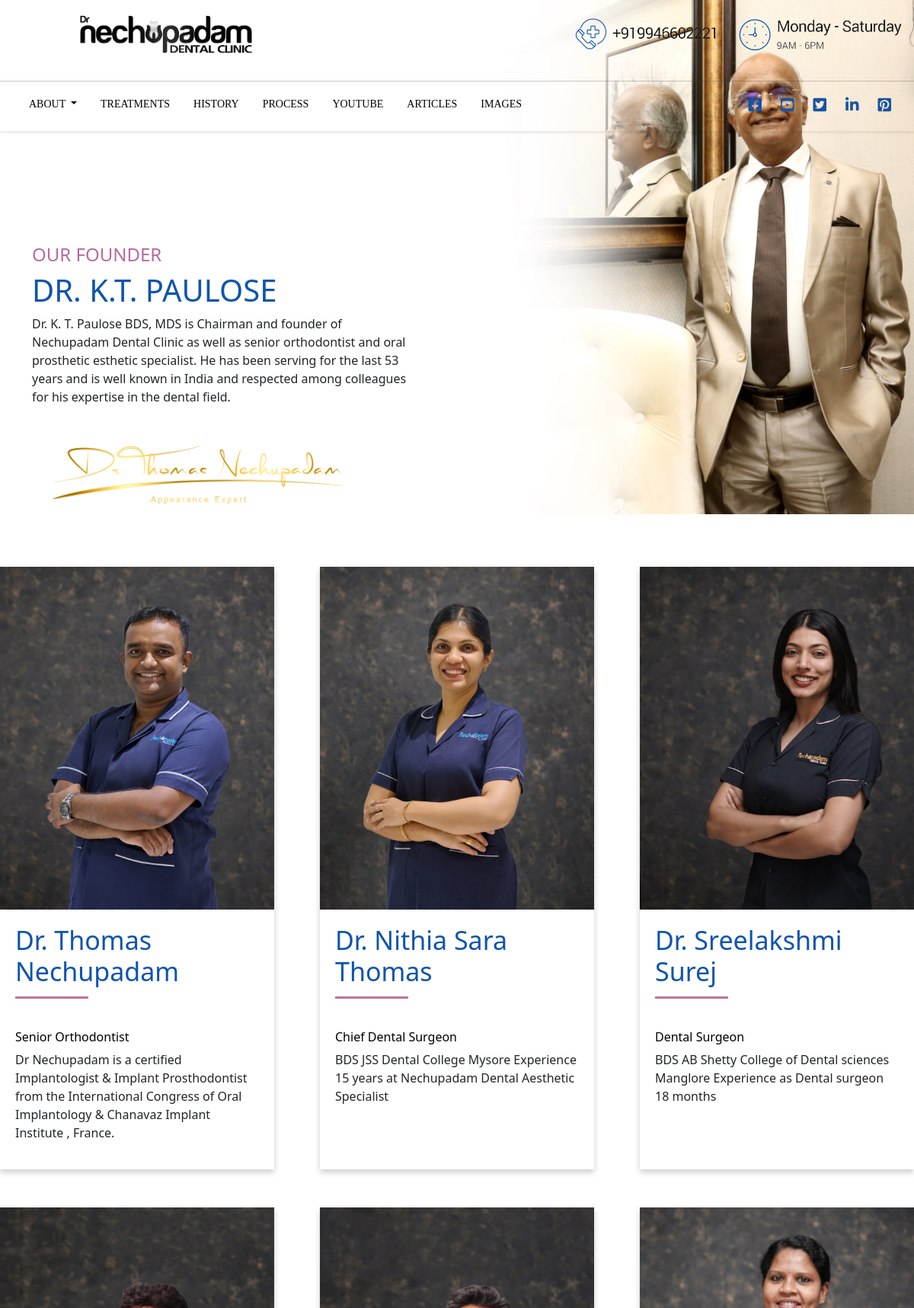
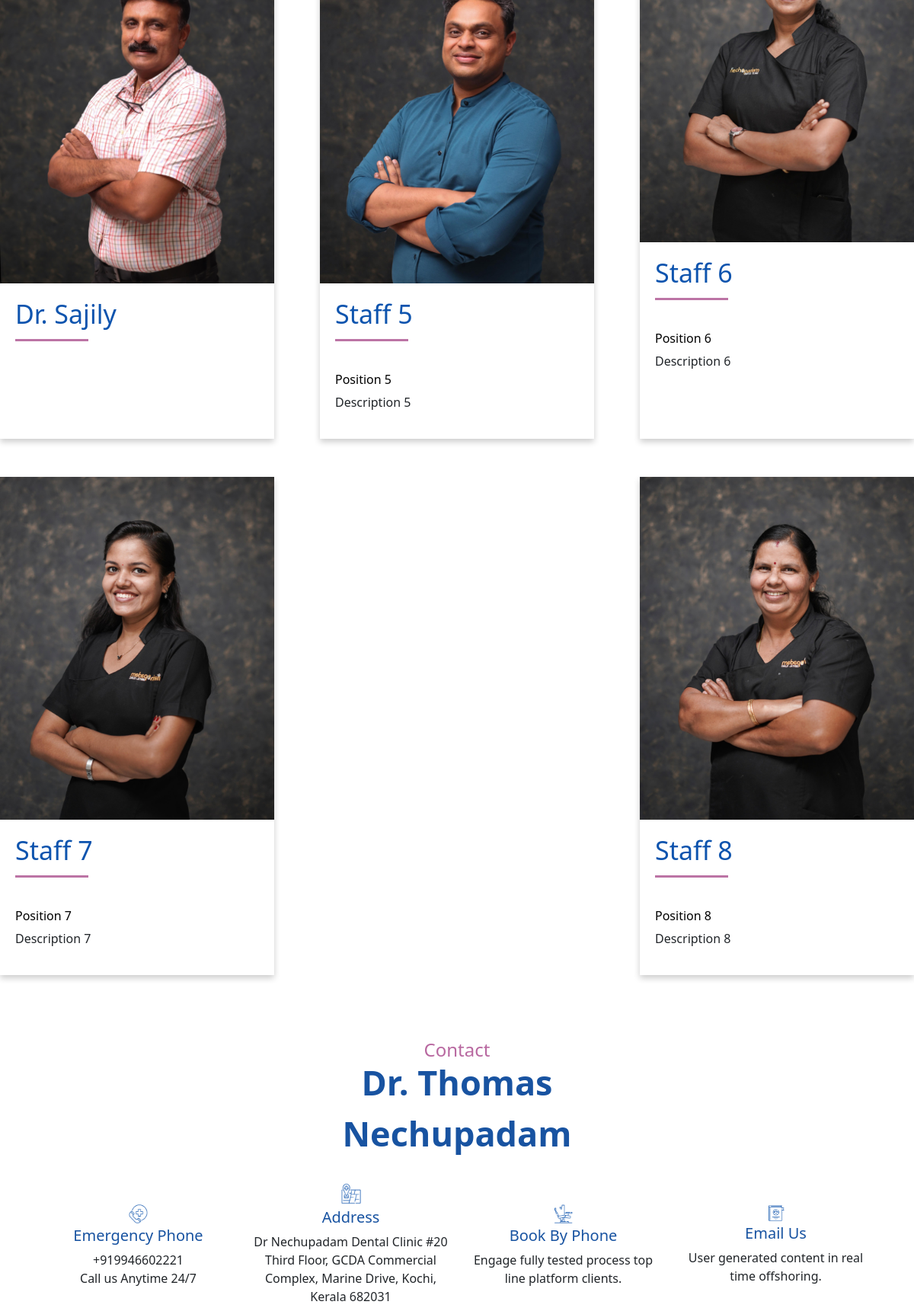
The app's page /team (upper part) with its own data (2 pictures, top to bottom).
### nechuwebapp/models.py (models this page shows, shortened)
class Staff(models.Model):
    name = models.CharField(max_length=200)
    position = models.CharField(max_length=200)
    image = models.ImageField(upload_to='mystaffs/')
    description = models.TextField()
    uploaded_on = models.DateTimeField(auto_now_add=True)
    edited_on = models.DateTimeField(auto_now=True)
    @property
    def imageURL(self):
        try:
            url = self.image.url
        except:
            url = ''
        return  url

### nechuwebapp/views.py (the view)
# urls.py: path('team', views.team, name='team'),
def team(request):
    staffs = Staff.objects.all()
    context = {'staffs':staffs}
    return render(request, 'general/team.html', context)

### nechuwebapp/templates/general/team.html (shortened to what this page needs)
{% extends 'general/main.html' %}
{% load static %}
{% block content %}
<body style="background: url({% static 'images/dr3-scaled.jpg' %}) no-repeat; background-size: 100%; z-index:5;">
  <div class="container">
    <div class="row sec1">
        <div class="col-lg col-md col-md">
            <div class="row"><h4 style="color: #b868a0;">OUR FOUNDER</h4></div>
            <div class="row"><h1 style="color: #0e54ae;">DR. K.T. PAULOSE</h1></div>
            <div class="row"><p>Dr. K. T. Paulose BDS, MDS is Chairman and founder of Nechupadam Dental Clinic as well as senior orthodontist and oral prosthetic esthetic specialist. He has been serving for the last 53 years and is well known in India and respected among colleagues for his expertise in the dental field.</p></div>
        </div>
            <div class="col-lg free">
            </div>
    </div>
    <div class="row" style="margin-top:-50px;">
      <div class="col-lg-6 col-md col-md">
        <img src="{% static 'images/Signature-Logo-VECTOR.png' %}" alt="" width="80%">
      </div>
    </div>
</div>
  <div class="container2">
    {% for i in staffs %}
    <div class="card2">
        <img src="{{i.imageURL}}" alt="Card 1">
        <div class="card2-body">
            <h2 class="name">{{i.name}}</h2>
            <br>
            <br>
            <h6 style="color:black;">{{i.position}}</h6>
            <p class="description">{{i.description}}</p>
        </div>
    </div>
    {% endfor %}
  </div>
    <div class="container">
        <div class="row justify-content-center">
            <div class="col-lg-6 con-cont"><p>Contact</p></div>
          </div>
          <div class="row justify-content-center">
            <div class="col-lg-6 con-cont2">Dr. Thomas Nechupadam</div>
          </div>
        <div class="row down-map">
            <div class="col-lg-3">
            <center>  <div class="col-lg-3"><img src="{% static 'images/247call.png' %}" width="100%" alt=""></div></center>
              <div class="row">
              <div class="col-lg">
              <h5>Emergency Phone</h5>
              <p>+919946602221 <br>
                Call us Anytime 24/7</p></div></div>
            </div>
            <div class="col-lg-3">
              <center>  <div class="col-lg-3"><img src="{% static 'images/address.png' %}" width="100%" alt=""></div></center>
              <div class="row">
                <div class="col-lg">
                  <h5>Address</h5>
                  <p>Dr Nechupadam Dental Clinic #20 <br> Third Floor, GCDA Commercial <br> Complex, Marine Drive, Kochi, <br> Kerala 682031</p>
                </div></div>
            </div>
            <div class="col-lg-3">
              <center>  <div class="col-lg-3"><img src="{% static 'images/bbf.png' %}" width="100%" alt=""></div></center>
              <div class="row">
                <div class="col-lg">
              <h5>Book By Phone</h5>
              <p>Engage fully tested process top line platform clients.</p></div></div>
            </div>
            <div class="col-lg-3">
              <center>  <div class="col-lg-3"><img src="{% static 'images/emailus.png' %}" width="100%" alt=""></div></center>
              <div class="row">
                <div class="col-lg">
              <h5>Email Us</h5>
              <p>User generated content in real time offshoring.</p></div></div>
            </div>
          </div>
    </div>
{% endblock %}

### static/css/index.css (style rules this page uses)
html { scroll-behavior: smooth; }
body { overflow-x: hidden; }
@media screen and (max-width:1500px) { .con-cont { padding-top: 30px; text-align: center; font-size: 24px; font-weight:500; color: #b868a0; } }
.con-cont2 { font-size: 45px; font-weight: 600; text-align: center; color: rgb(24, 83, 161); margin: -25px 0px 0px 0px; }
.down-map { margin: 0%; text-align: center; align-items: center; justify-content: center; padding-top: 30px; }
h5 { color: #1853a1; }

### static/css/style.css (style rules this page uses)
h4 { color: #1853a1; }

### nechuwebapp/templates/general/team.html (style rules this page uses)
@media screen and (max-width:1500px) { .sec1 { padding:100px 0px 0px 0px ; } }
.free { padding: 50px; background-color: rgba(250, 235, 215, 0); }
.container2 { display: flex; flex-wrap: wrap; justify-content: space-between; }
.card2 { width: 30%; margin-bottom: 50px; box-shadow: 0 4px 8px rgba(0, 0, 0, 0.2); transition: transform 0.2s; }
.card2 img { width: 100%; height: auto; }
.card2-body { padding: 20px; }
.name { font-size: 34px; color:#0e54ae; position: relative; }
.name::after { content: ""; position: absolute; bottom: -15px; left: 0; width: 30%; height: 3px; background-color: rgba(188, 116, 165, 1); }
.description { font-size: 16px; }

### records on screen
Staff: imageURL (picture), name "Dr. Thomas Nechupadam", position "Senior Orthodontist", description "Dr Nechupadam is a certified Implantologist & Implant Prosthodontist from the International Congress of Oral Implantology & Chanavaz Implant Institute , France."
Staff: imageURL (picture), name "Dr. Nithia Sara Thomas", position "Chief Dental Surgeon", description "BDS JSS Dental College Mysore Experience 15 years at Nechupadam Dental Aesthetic Specialist"
Staff: imageURL (picture), name "Dr. Sreelakshmi Surej", position "Dental Surgeon", description "BDS AB Shetty College of Dental sciences Manglore Experience as Dental surgeon 18 months"
Staff: imageURL (picture), name "Dr. Sajily"
Staff: imageURL (picture), name "Staff 5", position "Position 5", description "Description 5"
Staff: imageURL (picture), name "Staff 6", position "Position 6", description "Description 6"
Staff: imageURL (picture), name "Staff 7", position "Position 7", description "Description 7"
Staff: imageURL (picture), name "Staff 8", position "Position 8", description "Description 8"
